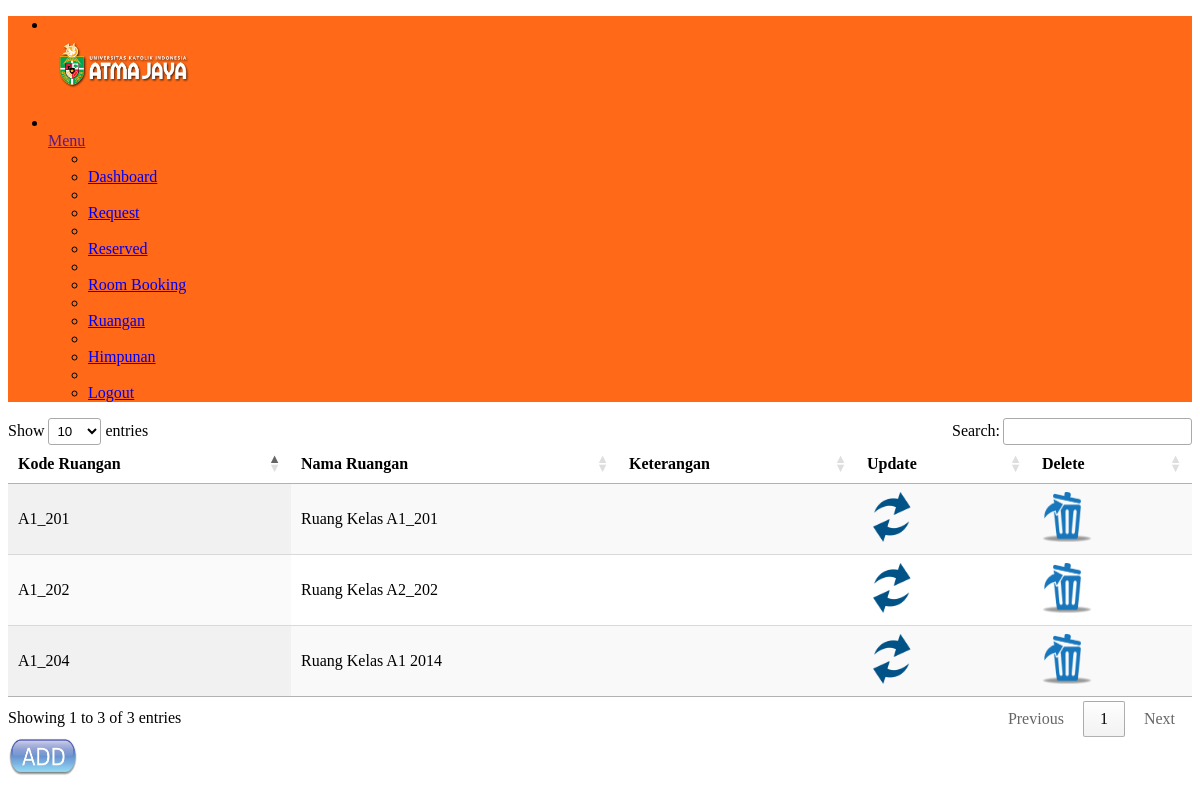
The app's page /?page=DataRuangan (signed in), older data.
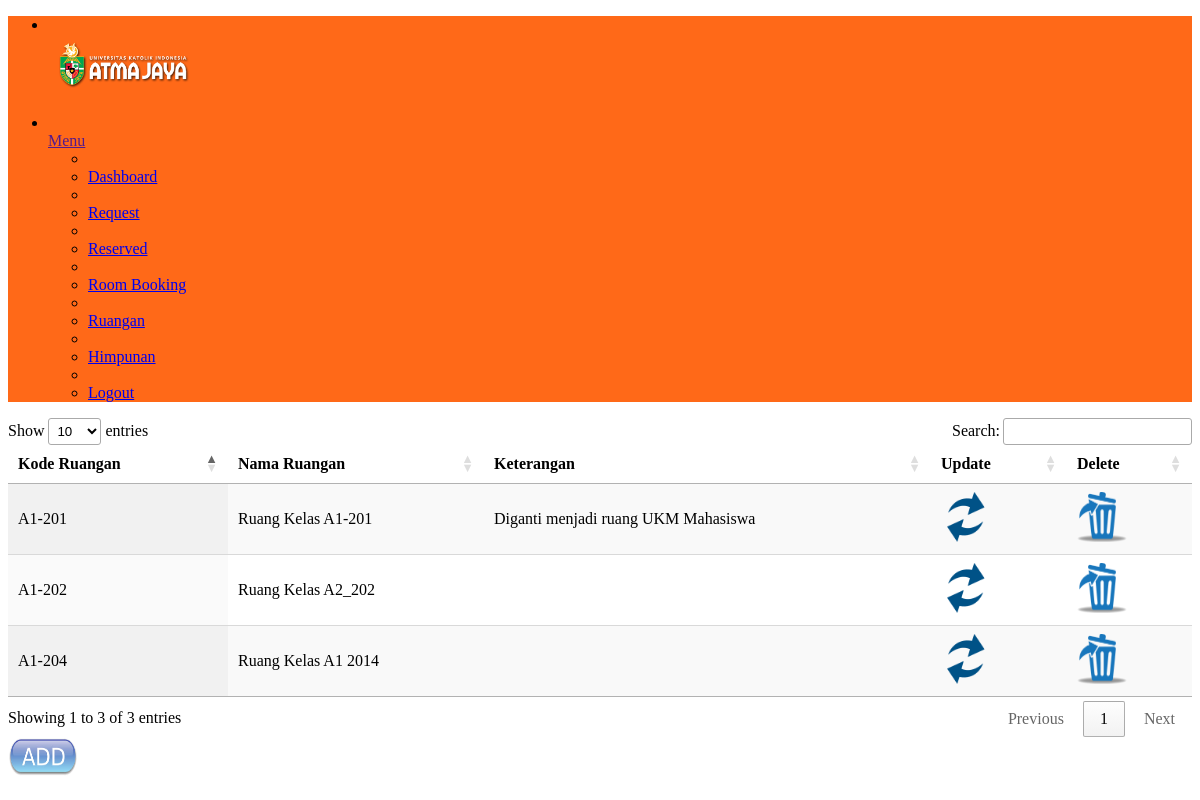
The same page, newer data.
### tables this page shows
CREATE TABLE IF NOT EXISTS `tb_ruangan` (
  `kd_ruangan` varchar(15) NOT NULL,
  `nama_ruangan` text NOT NULL,
  `keterangan` text NOT NULL,
  PRIMARY KEY (`kd_ruangan`)
);

### Koneksi/koneksi.php (called while the page is built, shortened)
<?php
	$myDbs = "sistem_ruangan";
?>

### fungsi/fungsi.php (called while the page is built, shortened)
<?php
class DB_Functions {
    function __construct() {
        include 'Koneksi/koneksi.php';
    }
    function getDataRuangan() {
        $result = mysql_query("SELECT * FROM tb_ruangan");
        return $result;
    }
}
?>

### show_ruangan.php (the view, shortened to what this page needs)
<!DOCTYPE html>
<html>
    <head>
        <?php
        require "./admin/partials/header.php";
        include "./fungsi/fungsi.php";
        $fungsi = new DB_Functions();
        ?>
        <link rel="stylesheet" type="text/css" href="https://cdn.datatables.net/1.10.11/css/jquery.dataTables.min.css">
    </head>
    <main class="main-content bgc-grey-100">
        <div id="mainContent">
            <table class="display table table-striped table-bordered" id="datatable">
                <thead>
                <th>Kode Ruangan</th>
                <th>Nama Ruangan</th>
                <th>Keterangan</th>
                <th>Update</th>
                <th>Delete</th>
                </thead>
                <tbody>
                    <?php
                    $myQry = $fungsi->getDataRuangan();
                    while ($kolomData = mysql_fetch_array($myQry)) {
                        ?>
                        <tr>
                            <td><?php echo $kolomData['kd_ruangan']; ?></td>
                            <td><?php echo $kolomData['nama_ruangan']; ?></td>
                            <td><?php echo $kolomData['keterangan']; ?></td>
                            <td>
                                <a href="?page=UpdateRuangan&Kode=<?php echo md5(mb_convert_encoding($kolomData['kd_ruangan'],"UTF-32")) ?>">
                                   <img src="images/update.png" width="50" height="50">
                                </a>
                            </td>
                            <td>
                                <a href="?page=DeleteRuangan&Kode=<?php echo md5(mb_convert_encoding($kolomData['kd_ruangan'],"UTF-32")) ?>">
                                <img src="images/delete.png" width="50" height="50">
                                </a>
                            </td>
                        </tr>
                    <?php } ?>
                </tbody>
            </table>
            <a href="?page=TambahRuangan">
                <img src="images/add_button.png" width="70" height="40">
            </a>
        </div>
    </main>
</html>

### index.php (shortened to what this page needs)
<!DOCTYPE html>
<html>
    <head>
        <?php
        include "./admin/partials/header.php";
        ?>
    </head>
    <body class="app">
        <div class="page-container">
            <?php
             require './admin/partials/navbar.php';
            ?>
            <?php include './Page/page.php' ?>
        </div>
    </body>
</html>

### admin/partials/header.php (shortened to what this page needs)
<link href="admin/assets/style.css" rel="stylesheet">

### admin/partials/navbar.php (shortened to what this page needs)
<div class="header navbar" style="background-color:#FF6918; width:100%;">
    <div class="header-container">
        <ul class="nav-left">
            <li class="dropdown">
                <a href="" class="dropdown-toggle no-after peers fxw-nw ai-c lh-1" data-toggle="dropdown">
                    <div class="peer mR-10">
                    </div>
                    <div class="peer">
                        <span class="fsz-sm c-white"><img src="./assets/assets/static/images/header.png" height="60.em" width="150.em"></span>
                    </div>
                </a>
            </li>
        </ul>
        <ul class="nav-right">
            <li class="dropdown">
                <a href="" class="dropdown-toggle no-after peers fxw-nw ai-c lh-1" data-toggle="dropdown">
                    <div class="peer mR-10">
                    </div>
                    <div class="peer">
                        <span class="fsz-sm c-white">Menu</span>
                    </div>
                </a>
                <ul class="dropdown-menu fsz-sm">
                    <?php
                    if (empty($_SESSION['level'])) {
                        ?>
                        <li role="separator" class="divider"></li>
                        <li>
                            <a href="" class="d-b td-n pY-5 bgcH-grey-100 c-grey-700">
                                <a href="?page=Login"><span>Login</span></a>
                            </a>
                        </li>
                        <?php
                    } else if ($_SESSION['level'] == 'admin') {
                        ?>
                        <li role="separator" class="divider"></li>
                        <li>
                            <a href="" class="d-b td-n pY-5 bgcH-grey-100 c-grey-700">
                                <a href="?page=HomePage"><span>Dashboard</span></a>
                            </a>
                        </li>
                </li>
                <li role="separator" class="divider"></li>
                <li>
                    <a href="" class="d-b td-n pY-5 bgcH-grey-100 c-grey-700">
                        <a href="?page=DataRequest"><span>Request</span></a>
                    </a>
                </li>
                <li role="separator" class="divider"></li>
                <li>
                    <a href="" class="d-b td-n pY-5 bgcH-grey-100 c-grey-700">
                        <a href="?page=DataReserved"><span>Reserved</span></a>
                    </a>
                </li>
                <li role="separator" class="divider"></li>
                <li>
                    <a href="" class="d-b td-n pY-5 bgcH-grey-100 c-grey-700">
                        <a href="?page=FormRequest"><span>Room Booking</span></a>
                    </a>
                </li>
                <li role="separator" class="divider"></li>
                <li>
                    <a href="" class="d-b td-n pY-5 bgcH-grey-100 c-grey-700">
                        <a href="?page=DataRuangan"><span>Ruangan</span></a>
                    </a>
                </li>
                <li role="separator" class="divider"></li>
                <li>
                    <a href="" class="d-b td-n pY-5 bgcH-grey-100 c-grey-700">
                        <a href="?page=DataHimpunan"><span>Himpunan</span></a>
                    </a>
                </li>
                <li role="separator" class="divider"></li>
                <li>
                    <a href="" class="d-b td-n pY-5 bgcH-grey-100 c-grey-700">
                        <a href="?page=Logout"><span>Logout</span></a>
                    </a>
                </li>
                <?php
            } else if ($_SESSION['level'] == 'himpunan') {
                ?>
                <li role="separator" class="divider"></li>
                <li>
                    <a href="" class="d-b td-n pY-5 bgcH-grey-100 c-grey-700">
                        <a href="?page=HomePage"><span>Dashboard</span></a>
                    </a>
                </li>
                <li role="separator" class="divider"></li>
                <li>
                    <a href="" class="d-b td-n pY-5 bgcH-grey-100 c-grey-700">
                        <a href="?page=FormRequest"><span>Room Booking</span></a>
                    </a>
                </li>
                <li role="separator" class="divider"></li>
                <li>
                    <a href="" class="d-b td-n pY-5 bgcH-grey-100 c-grey-700">
                        <a href="?page=DataRequest"><span>Your Request</span></a>
                    </a>
                </li>
                <li role="separator" class="divider"></li>
                <li>
                    <a href="" class="d-b td-n pY-5 bgcH-grey-100 c-grey-700">
                        <a href="?page=Logout"><span>Logout</span></a>
                    </a>
                </li>
                <?php
            } else if ($_SESSION['level'] == 'kabid') {
                ?>
                <li role="separator" class="divider"></li>
                <li>
                    <a href="" class="d-b td-n pY-5 bgcH-grey-100 c-grey-700">
                        <a href="?page=HomePage"><span>Dashboard</span></a>
                    </a>
                </li>
                <li role="separator" class="divider"></li>
                <li>
                    <a href="" class="d-b td-n pY-5 bgcH-grey-100 c-grey-700">
                        <a href="?page=DataRequest"><span>Request</span></a>
                    </a>
                </li>
                <li role="separator" class="divider"></li>
                <li>
                    <a href="" class="d-b td-n pY-5 bgcH-grey-100 c-grey-700">
                        <a href="?page=Logout"><span>Logout</span></a>
                    </a>
                </li>
                <?php
            }
            ?>
        </ul>
    </div>
</div>

### Page/page.php (shortened to what this page needs)
<?php
if ($_GET) {
    switch ($_GET['page']) {
        case 'DataRuangan' :
            include "show_ruangan.php";
            break;
    }
} else {
    if (!file_exists("home_page.php"))
        die("Empty Main Page!");
    include "home_page.php";
}
?>

### admin/partials/header.php (style rules this page uses)
.page-container { padding: 0px!important; }

Row changes from the older to the newer data that the page shows:
removed tb_ruangan: kd_ruangan "A1_201", nama_ruangan "Ruang Kelas A1_201"
removed tb_ruangan: kd_ruangan "A1_202", nama_ruangan "Ruang Kelas A2_202"
removed tb_ruangan: kd_ruangan "A1_204", nama_ruangan "Ruang Kelas A1 2014"
added tb_ruangan: kd_ruangan "A1-201", nama_ruangan "Ruang Kelas A1-201", keterangan "Diganti menjadi ruang UKM Mahasiswa"
added tb_ruangan: kd_ruangan "A1-202", nama_ruangan "Ruang Kelas A2_202"
added tb_ruangan: kd_ruangan "A1-204", nama_ruangan "Ruang Kelas A1 2014"
